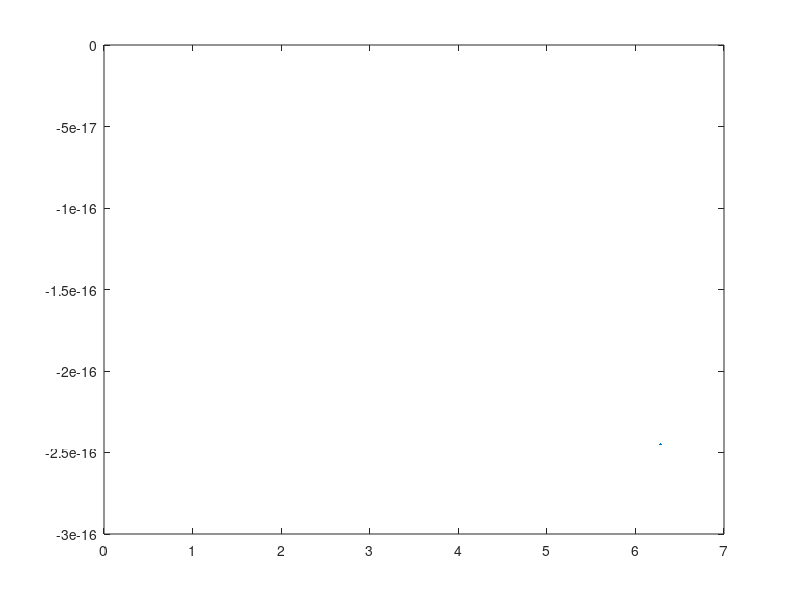

MATLAB code for this plot: (Note: this script raises an error after producing the figure.)
clear all
clc
close all


%Plotting x-y variables with direction indicating vector to the next element.
%Example
   vX = linspace(0,2*pi, 1);
  vY = sin (vX);
%   plot_dir(vX, vY);

rMag = 0.5;

% Length of vector
lenTime = length(vX);

% Indices of tails of arrows
vSelect0 = 1:(lenTime-1);
% Indices of tails of arrows
vSelect1 = vSelect0 + 1;

% X coordinates of tails of arrows
vXQ0 = vX(vSelect0, 1);
% Y coordinates of tails of arrows
vYQ0 = vY(vSelect0, 1);

% X coordinates of heads of arrows
vXQ1 = vX(vSelect1, 1);
% Y coordinates of heads of arrows
vYQ1 = vY(vSelect1, 1);

% vector difference between heads & tails
vPx = (vXQ1 - vXQ0) * rMag;
vPy = (vYQ1 - vYQ0) * rMag;

% make plot 
h1 = plot (vX, vY, '.-'); hold on;
% add arrows 
h2 = quiver (vXQ0,vYQ0, vPx, vPy, 0, 'r'); grid on; hold off
